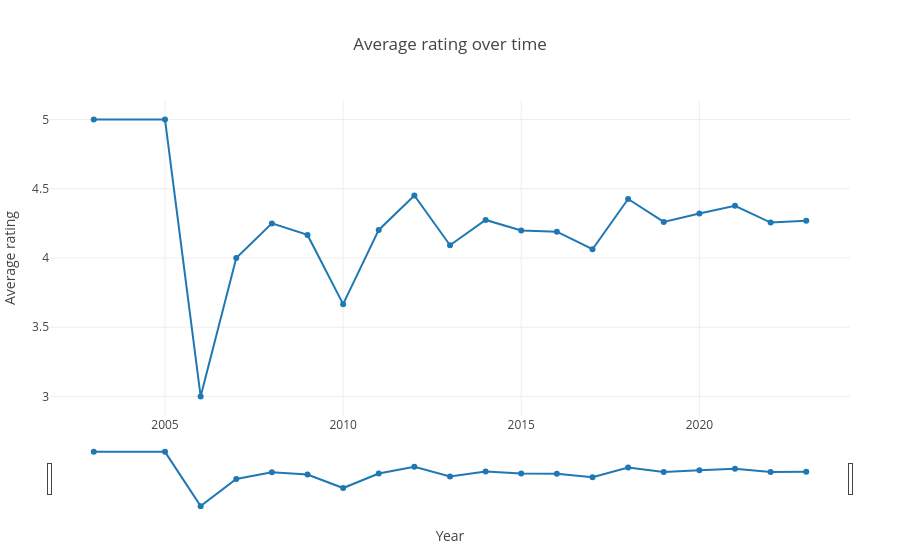

Here is the notebook cell this chart was saved with:
### Markdown cell above
## Opinions over time and review length

Rating trend over time, review-length distribution per rating, helpful votes vs length, seasonality, and the long tail of reviews per product.

### Code cell
plots.rating_over_time(df).show()

### Figure 1 — Plotly figure (JSON) as saved in the notebook; plotly's stock layout.template omitted (floating-point values rounded to 4 significant figures)
{"data": [{"hovertemplate": "Year=%{x}<br>Average rating=%{y}<extra></extra>", "legendgroup": "", "line": {"color": "#1F77B4", "dash": "solid"}, "marker": {"symbol": "circle"}, "mode": "lines+markers", "name": "", "orientation": "v", "showlegend": false, "type": "scatter", "x": [2003, 2005, 2006, 2007, 2008, 2009, 2010, 2011, 2012, 2013, 2014, 2015, 2016, 2017, 2018, 2019, 2020, 2021, 2022, 2023], "xaxis": "x", "y": [5.0, 5.0, 3.0, 4.0, 4.25, 4.167, 3.667, 4.203, 4.451, 4.092, 4.275, 4.198, 4.19, 4.063, 4.426, 4.261, 4.321, 4.377, 4.256, 4.27], "yaxis": "y"}], "layout": {"legend": {"tracegroupgap": 0}, "title": {"text": "Average rating over time"}, "xaxis": {"anchor": "y", "domain": [0, 1], "rangeslider": {"visible": true}, "title": {"text": "Year"}}, "yaxis": {"anchor": "x", "domain": [0, 1], "title": {"text": "Average rating"}}}}
